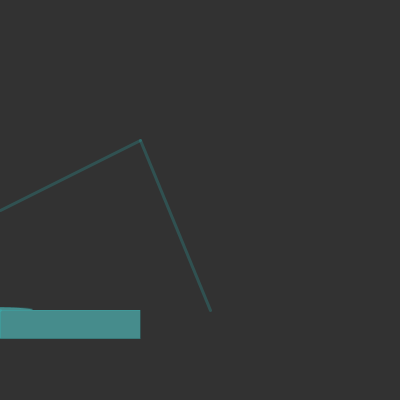
Frame 1 (no input)
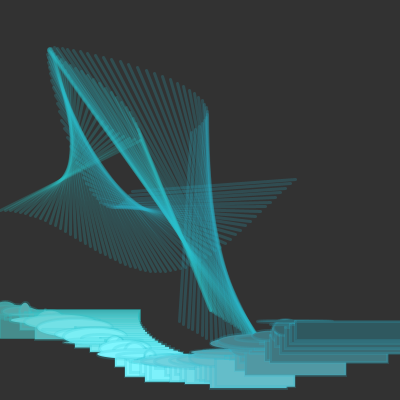
Frame 60 (the mouse pressed at the canvas centre just before this capture)
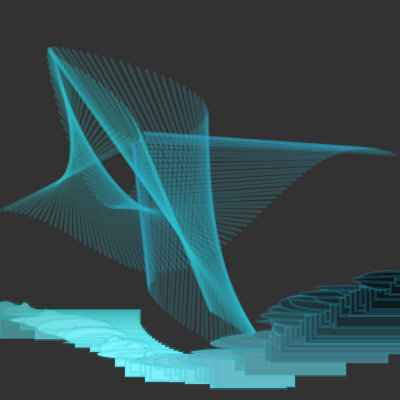
Frame 120 (the mouse held since frame 60 and released just before this capture)

The Processing sketch that drew these frames (run headless with seeded random() and noise(); from frame 60 on, the mouse is pressed at the canvas centre):

// Processing sketch: processing_49028
// ── processing_49028.pde

float x = 0;
float a = 0;
float a1 = 0;
float b = 0;
float c = 0;


void setup() {
size(400,400);
background(50,255);
colorMode(HSB,100);
noStroke();
}

void draw() {
if(x < width) {
  
   float y = map(sin(a) * sin(a)*cos(a), -1, 1, 50, width-30);
  float z = map(sin(a1) * sin(a), -1, 1, 250, height -30);
  
  float w = map(sin(c) * sin(a*1.5), -1, 1, 250, 30);
  float x2 = map(sin(a1) * cos(b), -1, 1, 250, 30);
  
  float col = map(sin(a*0.03), -1,1,0,100);
  float bri = map(sin(c*0.75),-1,1,10,100);
  
  stroke(col,80,80,20);
  fill(col,50,bri);
  ellipse(x,z, random(100),random(20));

  rect(x,z, x2, random(30));
  strokeWeight(3);
  line(y,z,w,x2);
  line(x2,w,x,y);
  
  point(x,z);
  x = x + 5;

  a = a + 0.03;
  a1 = a1 + 0.05;
  b = b + 0.02;
  c = c + 0.08;
  
  col = col + 1;
  if (col > 100) {
    col = 0;
  }
  
}


}
